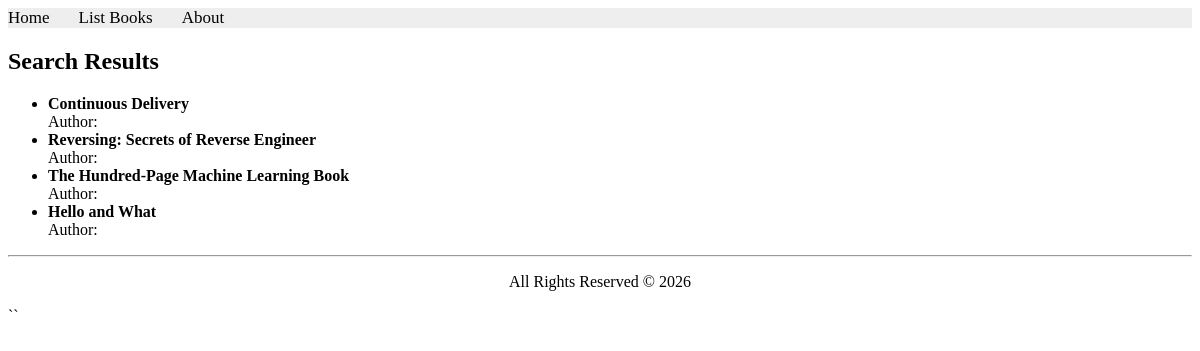
/books/simple/query, run on an earlier commit of the app's database.
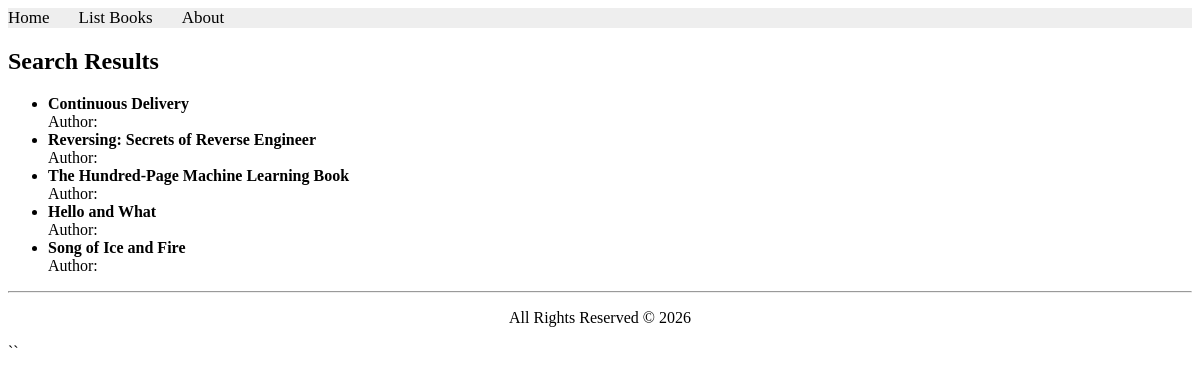
And on a later commit of the database.
### apps/bookmodule/models.py (models this page shows, shortened)
class Book(models.Model):
    title = models.CharField(max_length=100)
    price = models.FloatField(default=0.0)
    quantity = models.IntegerField(default=1)
    pubdate = models.DateTimeField(null=True, blank=True)
    rating = models.SmallIntegerField(default=1)
    publisher = models.ForeignKey(
        Publisher,
        null=True,
        on_delete=models.SET_NULL
    )
    authors = models.ManyToManyField(Author)

### apps/bookmodule/views.py (the view)
# urls.py: path('simple/query', views.simple_query, name='simple_query'),
def simple_query(request):
    books = Book.objects.all()
    return render(request, 'bookmodule/bookList.html', {'books': books})

### apps/templates/bookmodule/bookList.html (shortened to what this page needs)
{% extends "layouts/base.html" %}
{% block content %}
<h2>Search Results</h2>
<ul>
{% for book in books %}
    <li>
        <strong>{{ book.title }}</strong> <br/>
        Author: {{ book.author }}
    </li>
{% empty %}
    <li>No books found</li>
{% endfor %}
</ul>
{% endblock content %}

What changed in the data, as far as the page shows it:
added Book: title "Song of Ice and Fire"
